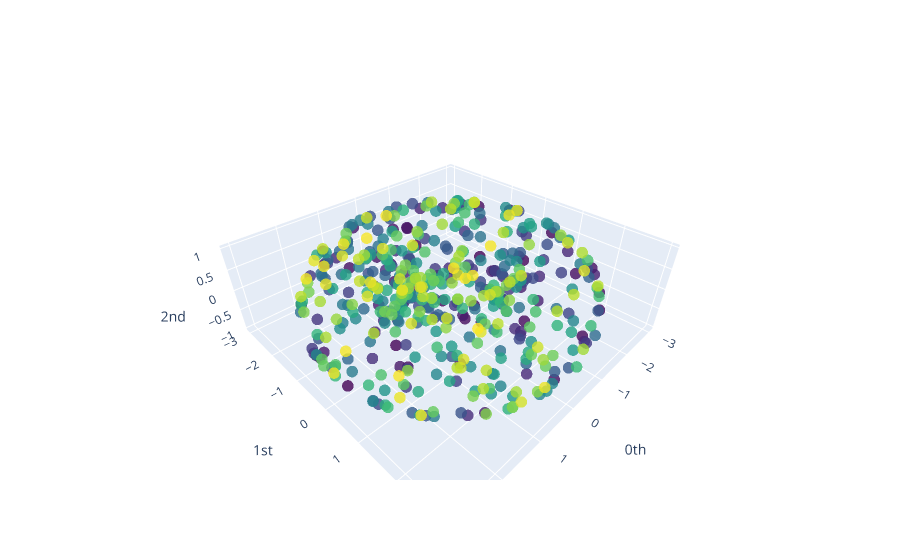

Write notebook code for a chart like this one.
### Markdown cell above
## Persistent features of a torus

In this example, we show how to use Giotto-TDA to compute the persistence diagram of a point cloud, in this case a torus.

First, we have to construct the point cloud:

### Code cell
from gtda.plotting import plot_point_cloud

def make_torus(inner_radius = 1, outer_radius = 2, num_samples = 512):
  s = np.random.rand(num_samples) * np.pi * 2
  t = np.random.rand(num_samples) * np.pi * 2
  return np.column_stack([
    (outer_radius+inner_radius*np.cos(s))*np.cos(t),
    (outer_radius+inner_radius*np.cos(s))*np.sin(t),
    inner_radius * np.sin(s)
  ])

torus = make_torus()
plot_point_cloud(torus)

### Figure 1 — Plotly figure (JSON) as saved in the notebook; plotly's stock layout.template omitted (floating-point values rounded to 4 significant figures; data arrays with more than 128 entries replaced by an {"elided": "..."} marker saying what was removed)
{"data": [{"marker": {"color": {"elided": "512 int values"}, "colorscale": [[0, "#440154"], [0.1111, "#482878"], [0.2222, "#3e4989"], [0.3333, "#31688e"], [0.4444, "#26828e"], [0.5556, "#1f9e89"], [0.6667, "#35b779"], [0.7778, "#6ece58"], [0.8889, "#b5de2b"], [1, "#fde725"]], "opacity": 0.8, "size": 4}, "mode": "markers", "type": "scatter3d", "x": {"elided": "512 float values"}, "y": {"elided": "512 float values"}, "z": {"elided": "512 float values"}}], "layout": {"scene": {"xaxis": {"exponentformat": "e", "showexponent": "all", "title": {"text": "0th"}, "type": "linear"}, "yaxis": {"exponentformat": "e", "showexponent": "all", "title": {"text": "1st"}, "type": "linear"}, "zaxis": {"exponentformat": "e", "showexponent": "all", "title": {"text": "2nd"}, "type": "linear"}}}}
